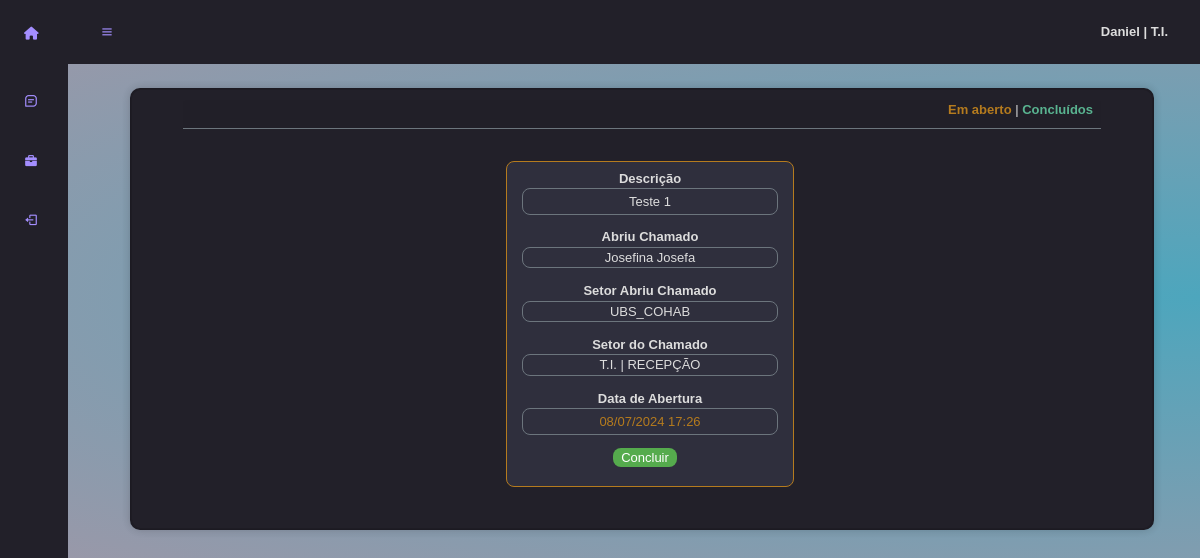
Before: /chamados/ (signed in) with the older database file.
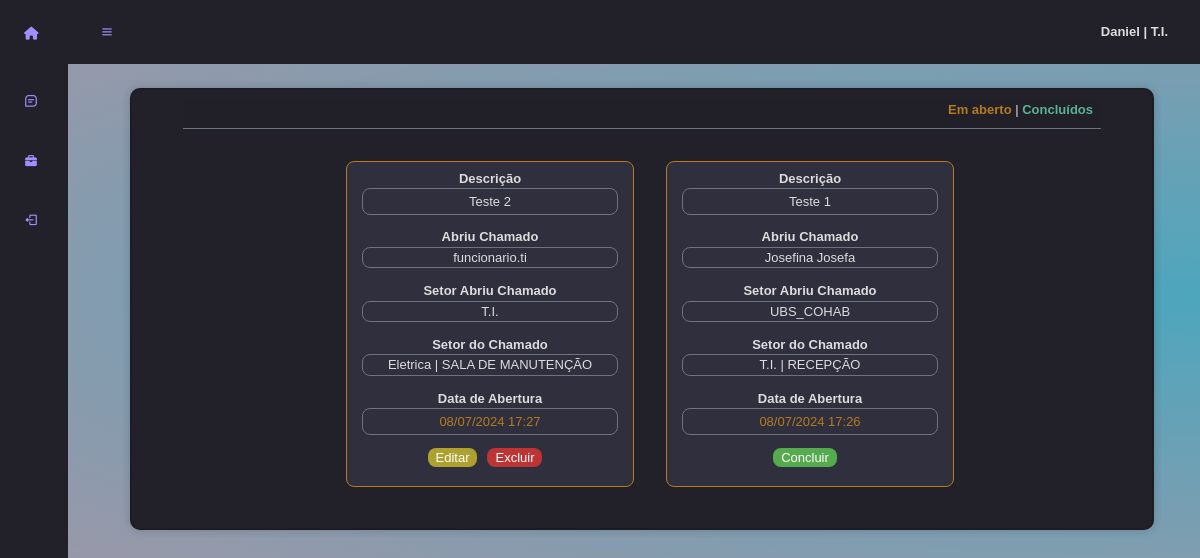
After: the same page with the newer database file.
### home/models.py (models this page shows, shortened)
class Perfil(models.Model):
    user = models.OneToOneField(User, on_delete=models.CASCADE)
    funcionario = models.ForeignKey(Funcionario, on_delete=models.CASCADE)

class Funcionario(models.Model):
    NIVEIS = [
        ('adm_sistema', 'Administrador do Sistema'),
        ('adm', 'Administrador do Setor'),
        ('funcionario', 'Funcionário'),
    ]
    nome = models.CharField(max_length=100)
    cpf = models.CharField(max_length=20)
    telefone = PhoneNumberField(default='+55', region='BR')
    setor = models.ForeignKey(Setor, on_delete=models.CASCADE, limit_choices_to={'status': True})
    area_setor = models.ForeignKey(AreaSetor, on_delete=models.CASCADE, limit_choices_to={'status': True})
    nivel = models.CharField(max_length=25, choices=NIVEIS)
    status = models.BooleanField(default=True)

class Setor(models.Model):
    nome = models.CharField(max_length=30)
    recebe_chamado = models.BooleanField(default=True)
    status = models.BooleanField(default=True)
    def __str__(self) -> str:
        return f'{self.nome}'

class Chamado(models.Model):
    descricao = models.CharField(max_length=280)
    funcionario_abriu = models.ForeignKey(Funcionario, on_delete=models.CASCADE, limit_choices_to={'status': True}, related_name='chamados_abertos')
    funcionario_fechou = models.ForeignKey(Funcionario, on_delete=models.CASCADE, limit_choices_to={'status': True}, related_name='chamados_fechados', blank=True, null=True)
    setor = models.ForeignKey(Setor, on_delete=models.CASCADE, limit_choices_to={'status': True, 'recebe_chamado': True,})
    status = models.BooleanField(default=False)
    descricao_solucao = models.CharField(max_length=280, default='', blank=True, null=True)
    data_abertura = models.DateTimeField(auto_now_add=True)
    data_fechamento = models.DateTimeField(blank=True, null=True)
    ativo = models.BooleanField(default=True)

class AreaSetor(models.Model):
    nome = models.CharField(max_length=30)
    setor = setor = models.ForeignKey(Setor, on_delete=models.CASCADE, limit_choices_to={'status': True})
    status = models.BooleanField(default=True)
    def __str__(self) -> str:
        return f'{self.nome}'

### home/views/chamados.py (the view)
# urls.py: path('chamados/', chamados_view, name='chamados_view'),
@login_required(login_url='/login/')
def chamados_view(request):
    nivel_usuario = request.user.perfil.funcionario.nivel
    setor_usuario = request.user.perfil.funcionario.setor
    funcionario_usuario = request.user.perfil.funcionario
    if nivel_usuario == 'funcionario':
        chamados = Chamado.objects.filter(
            Q(funcionario_abriu=funcionario_usuario) & Q(ativo=True) |
            Q(setor=setor_usuario) & Q(ativo=True)
        ).order_by('-data_abertura')
    elif nivel_usuario == 'adm':
        chamados = Chamado.objects.filter(
            Q(funcionario_abriu__setor=setor_usuario) & Q(ativo=True) |
            Q(setor=setor_usuario) & Q(ativo=True)
        ).order_by('-data_abertura')
    else:
        chamados = Chamado.objects.filter(ativo=True).order_by('-data_abertura')
    return render(request, 'home/chamados/chamados.html', {
        'agendamentos': chamados,
        'nivel_usuario': nivel_usuario,
        'funcionario_usuario': funcionario_usuario,
        'setor_usuario': setor_usuario
    })

### home/templates/home/chamados/chamados.html (shortened to what this page needs)
{% extends 'base.html' %}
{% load static %}
{% block header %}
<link rel="stylesheet" href="https://stackpath.bootstrapcdn.com/bootstrap/4.3.1/css/bootstrap.min.css">
<link rel="stylesheet" href="https://cdnjs.cloudflare.com/ajax/libs/font-awesome/4.7.0/css/font-awesome.min.css">
<link rel="stylesheet" href="{% static 'home/css/chamados/chamados.css' %}">
{% endblock %}
{% block content %}
<div class="container">
<div class="page">
<div class="card">
<div class="card-body">
<div class="card">
	<div class="card-header d-flex justify-content-between align-items-center">
		<span class="float-right">
			<span class="mr-4 navTask" id="mostrarAgendamentos">Em aberto</span> |
			<span class="mr-4 navTask" id="mostrarConcluidos">Concluídos</span>
		</span>
	</div>
	<div class="card-agendamentos">
		{% if agendamentos %}
			{% for agendamento in agendamentos %}
				<div class="{% if agendamento.status %} agendamentosConcluidos {% else %} agendamentos {% endif %}" style="{% if agendamento.status %} display: none {% endif %}">
					<div class="agenda-item" data-agendamento-data="{{ agendamento.status }}" data-agendamento-concluido="{{ agendamento.status }}">
						<p class="rotulo">Descrição</p>
						<div class="agenda-header">
							<p>{{ agendamento.descricao }}</p>
						</div>
						<p class="rotulo">Abriu Chamado</p>
						<p class="description">{{ agendamento.funcionario_abriu.nome }}</p>
						<p class="rotulo">Setor Abriu Chamado</p>
						<p class="description">{{ agendamento.funcionario_abriu.setor }}</p>
						<p class="rotulo">Setor do Chamado</p>
						<p class="description">{{ agendamento.setor.nome }} | {{ agendamento.funcionario_abriu.area_setor }}</p>
						<p class="rotulo">Data de Abertura</p>
						<p class="description-data">{{ agendamento.data_abertura|date:"d/m/Y" }} {{ agendamento.data_abertura|time:"H:i" }}</p>
						<div class="alteracoes-conteiner">
							{% if agendamento.funcionario_abriu == funcionario_usuario or agendamento.funcionario_abriu.setor == funcionario_usuario.setor and funcionario_usuario.nivel != 'funcionario' or funcionario_usuario.nivel == 'adm_sistema' %}
								<span class="editar-agendamento" data-agendamento-id="{{ agendamento.id }}">
									<a href="{% url 'home:edita_chamado' agendamento.id %}">Editar</a>
								</span>
							{% endif %}
							{% if agendamento.funcionario_abriu == funcionario_usuario or funcionario_usuario.setor == agendamento.funcionario_abriu.setor and funcionario_usuario.nivel != 'funcionario' or funcionario_usuario.nivel == 'adm_sistema' %}
								<span class="cancelar-agendamento">
									<a href="#" onclick="excluirChamado('{{agendamento.id}}')">Excluir</a>
								</span>
							{% endif %}
							{% if agendamento.setor == funcionario_usuario.setor and not agendamento.status or funcionario_usuario.nivel == 'adm_sistema' and not agendamento.status %}
								<span class="concluir-agendamento" data-agendamento-id="{{ agendamento.id }}">
									<a href="#" onclick="concluirChamado('{{ agendamento.id }}')">Concluir</a>
								</span>
							{% endif %}
						</div>
					</div>
				</div>
			{% endfor %}
		{% else %}
			<p>Não há agendamentos.</p>
		{% endif %}
	</div>
</div>
</div>
</div>
</div>
</div>
{% endblock %}

### prefeitura/templates/base.html (shortened to what this page needs)
{% load static %}
<!DOCTYPE html>
<html lang="en">
<head>
    <link rel="stylesheet" href="{% static 'prefeitura/css/base_style.css' %}">
    <link rel="stylesheet" href="https://cdn.jsdelivr.net/npm/bootstrap@5.0.0-beta1/dist/css/bootstrap.min.css">
    <link rel="stylesheet" href="https://cdn.jsdelivr.net/npm/boxicons@latest/css/boxicons.min.css">
    <link rel="stylesheet" href="https://cdnjs.cloudflare.com/ajax/libs/font-awesome/6.0.0-beta3/css/all.min.css">
    {% block header %}
    {% endblock %}
</head>
<body id="body-pd">
    <div class="header" id="header">
        <div class="header_toggle">
            <i class='bx bx-menu' id="header-toggle"></i>
            <span class="usuario-salao" style="font-weight:600; font-size: 13px">{{ request.user.first_name }} | {{ request.user.perfil.funcionario.setor }}</span>
        </div>
    </div>
    <div class="container">
        <div class="l-navbar" id="nav-bar">
            <nav class="nav">
                <div> <a href="{% url 'home:home' %}" class="nav_logo"> <i class="fa-solid fa-house"></i> <span class="nav_logo-name">CyberSolutions</a>
                    <div class="nav_list">
                        <a href="{% url 'home:chamados_view' %}" class="nav_link">
                            <i class='bx bx-message-square-detail nav_icon'></i>
                        </a>
                        <a href="{% url 'home:home' %}" class="nav_link">
                            <i class='bx bxs-briefcase'></i>
                        </a>
                        <a href="{% url 'home:logout' %}" class="nav_link">
                            <i class='bx bx-log-out nav_icon'></i>
                        </a>
                    </div>
                </div>
            </nav>
        </div>
        <div class="main_content">
            {% block content %}
            {% endblock %}
        </div>
    </div>
</body>
</html>

### prefeitura/static/prefeitura/css/base_style.css (style rules this page uses)
:root { --header-height: 3rem; --nav-width: 68px; --first-color: #a48eff; --first-color-light: #a48eff; --white-color: #F7F6FB; --body-font: 'Nunito', sans-serif; --normal-font-size: 1rem; --z-fixed: 100; }
body { background-color: #000; position: relative; margin: var(--header-height) 0 0 0; padding: 0 1rem; font-family: var(--body-font); font-size: var(--normal-font-size); transition: .5s; }
.nav_list a { text-decoration: underline; }
.container { display: grid; grid-template-columns: auto; grid-template-rows: 5% 2fr; gap: 20px; }
.header { grid-column: 1; grid-row: 1; width: 100%; height: 5%; position: fixed; top: 0; left: 0; display: flex; align-items: center; justify-content: space-between; padding: 0 1rem; background-color:#222029; z-index: var(--z-fixed); transition: .5s; }
.header_toggle { color: var(--first-color); font-size: 1.5rem; cursor: pointer; }
.l-navbar { position: fixed; top: 0; left: -30%; width: var(--nav-width); height: 100vh; background-color: #222029; padding: .5rem 1rem 0 0; transition: .5s; z-index: var(--z-fixed); }
.nav { height: 100%; display: flex; flex-direction: column; justify-content: space-between; overflow: hidden; }
.nav_logo, .nav_link { display: grid; grid-template-columns: max-content max-content; align-items: center; column-gap: 1rem; padding: .5rem 0 .5rem 1.5rem; }
.nav_logo { text-decoration: none; margin-bottom: 2rem; }
.nav_link { position: relative; color: var(--first-color-light); margin-bottom: 1.5rem; transition: .3s; }
.nav_icon { font-size: 1.25rem; }
.bx-menu:before { color: var(--first-color-light); }
.nav_list a { text-decoration: none; }
#nav-bar > nav > div > a > i { color: #a48eff !important; }
.header_toggle { display: flex; justify-content: space-between; align-items: center; width: 100%; }
.usuario-salao { margin-left: auto; font-size: 14px; color: #ddd; font-weight: 500; }
@media (min-width: 1200px) { .container { max-width: 1200px !important; } }
@media screen and (min-width: 768px) { body { margin: calc(var(--header-height) + 1rem) 0 0 0; padding-left: calc(var(--nav-width) + 2rem); } }
@media screen and (min-width: 768px) { .header { height: calc(var(--header-height) + 1rem); padding: 0 2rem 0 calc(var(--nav-width) + 2rem); } }
@media screen and (min-width: 768px) { .l-navbar { left: 0; padding: 1rem 1rem 0 0; } }

Changed rows visible on the page:
now on this page (row edited): Chamado: descricao "Teste 2", funcionario_abriu.nome "funcionario.ti", funcionario_abriu.setor "T.I.", setor.nome "Eletrica", funcionario_abriu.area_setor "SALA DE MANUTENÇÃO", data_abertura "08/07/2024", data_abertura "17:27"
